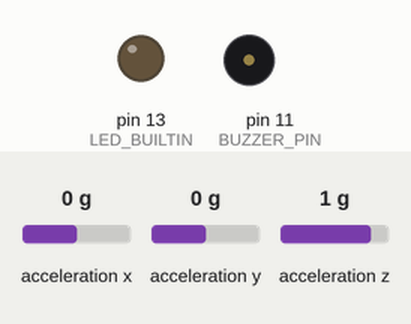
Simulated run of this sketch. Board: Arduino Uno, built with avr-gcc and run on an emulated ATmega328P. Shown: output pins drawn as LEDs (lit = HIGH), buzzer (waves = sounding, pin HIGH). Wiring (inferred from the names in the program): MPU-6050 motion sensor at I2C address 0x68. The test bench sets the inputs (shaded band); at power-on: acceleration x 0 g, acceleration y 0 g, acceleration z 1 g.

Above: at 4.0 s.
At 13.0 s:
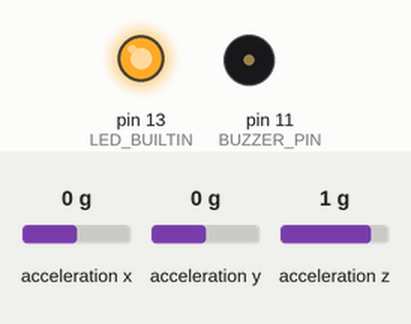
Timing chart, 0 to 23.5 s (numbered marks = the images above):
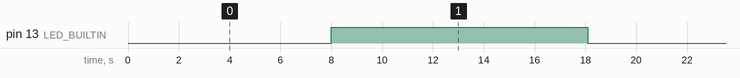

Measured:
- by itself, pin 13 (LED_BUILTIN): alternates HIGH for 10.1 s and LOW for 8.0 s

The sketch:

zapocet.ino
```cpp
#include <LowPower.h>
#include <Wire.h>
#include "mpu_regs.h"

#define SITTIN_DURATION_MAX_MIN 1

#define BUZZER_PIN          11
#define MEASURES_PERIOD_S   8
#define MEASURES_DURATION_S 10
#define SENSOR_TOLERANCE    0x002f

constexpr int number_of_8s_cycles = MEASURES_PERIOD_S / 8;
constexpr int sitting_cycles_limit = SITTIN_DURATION_MAX_MIN * 60 / (number_of_8s_cycles * 8);

class Sensor{
  int addr;
  int init_x;
  int init_y;
  int init_z;
  int read(int addr, int count){
    Wire.beginTransmission(MPU_6050_I2C_ADDR);
    Wire.write(addr);
    Wire.endTransmission(false);
    Wire.requestFrom(MPU_6050_I2C_ADDR, count);
    int final= 0;
    for(int i = 0; i < count; ++i){
      final += Wire.read() << 8*(count - 1 - i);
    }
    return final;
  }
  void read_all(){
    x = read(REG_AX_H, 2);
    y = read(REG_AY_H, 2);
    z = read(REG_AZ_H, 2);
  }
 public:
  int x = 0;
  int y = 0;
  int z = 0;
  Sensor(bool AD0 = false){
    addr = MPU_6050_I2C_ADDR | (AD0 ? 1 : 0);
  }
  void init(){
    Wire.begin();
    Wire.setClock(400000);

    wake(false);

    //set minimal sensitivity
    Wire.beginTransmission(MPU_6050_I2C_ADDR);
    Wire.write(REG_A_CFG);
    Wire.write(A_CFG_16G);
    Wire.endTransmission();

    set_this_state_as_stationary();
  }
  void set_this_state_as_stationary(){
    init_x = read(REG_AX_H, 2);
    init_y = read(REG_AY_H, 2);
    init_z = read(REG_AZ_H, 2);
  }
  void sleep(){
    Wire.beginTransmission(addr);
    Wire.write(REG_PWR_MGMT_1);
    Wire.write(0b01011000);   //reset = 0,    sleep = 1, cycle = 0, gyro_standby = 1
                              //temp_dis = 1, clock_src = 0 (internal)
    Wire.endTransmission();
  }
  void wake(bool endTrans = true){
    Wire.beginTransmission(addr);
    Wire.write(REG_PWR_MGMT_1);
    Wire.write(0b00011000);   //reset = 0,    sleep = 0, cycle = 0, gyro_standby = 1
                              //temp_dis = 1, clock_src = 0 (internal)
    Wire.endTransmission(false);
    Wire.write(REG_USER_CTRL);
    Wire.write(USER_CTRL_SIG_COND_RESET);
    Wire.endTransmission(endTrans);
  }
  bool moved(){
    read_all();
    return (abs(x - init_x) > SENSOR_TOLERANCE)
        || (abs(y - init_y) > SENSOR_TOLERANCE)
        || (abs(z - init_z) > SENSOR_TOLERANCE);
  }
  bool moved(long measure_for){
    set_this_state_as_stationary();
    long start_time = millis();
    while(millis() < start_time + measure_for){
      if(moved()) return true;
    }
    return false;
  }
};

class Led{
 public:
  void init(){
    pinMode(LED_BUILTIN, OUTPUT);
  }
  void On(long length = 0){
    digitalWrite(LED_BUILTIN, HIGH);
    delay(length);
  }
  void Off(long length = 0){
    digitalWrite(LED_BUILTIN, LOW);
    delay(length);
  }
  void Blink(unsigned long period, int count){
    for(int i = 0; i < count; ++i){
      digitalWrite(LED_BUILTIN, HIGH);
      delay(period);
      digitalWrite(LED_BUILTIN, LOW);
      delay(period);
    }
  }
};

class Signaler{
 public:
  virtual void init();
  virtual void signal(int);
};

class LedSignaler : Signaler{
  Led led{};
 public:
  void init() override {
    led.init();
  }
  void signal(int blinkCount = 1) override{
    for(int i = 0; i < blinkCount; ++i){
      led.On(100);
      led.Off(100);
    }
  }
};

class BuzzerSignaler : Signaler{
 public:
  void init() override{
    pinMode(BUZZER_PIN, OUTPUT);
    digitalWrite(BUZZER_PIN, LOW);
  }
  void signal(int time = 1) override{
    digitalWrite(BUZZER_PIN, HIGH);
    delay(100*time);
    digitalWrite(BUZZER_PIN, LOW);
  }
};

class PeripheriesManager{
  Sensor sensor{};
  LedSignaler ledSignaler{};
  BuzzerSignaler buzzer{};

  int sitting_for = 0;
 public:
  void init(){
    sensor.init();
    ledSignaler.init();
    buzzer.init();
    sensor.sleep();
  }
  void signal_if_sitting_too_long(){
    sensor.wake();
    delay(100);    //wait for accelerometer to measure
    if(sensor.moved(1000 * MEASURES_DURATION_S)){
      sitting_for++;
      ledSignaler.signal(2);
    }
    else
      sitting_for = 0;

    if(sitting_for >= sitting_cycles_limit){
      sitting_for = 0;
      buzzer.signal(5);
    }
    sensor.sleep();
  }
};

PeripheriesManager peripheries{};
Led led{};

void setup() {
  // put your setup code here, to run once:
  peripheries.init();
  led.init();
}

void loop() {
  for(int i = 0; i<number_of_8s_cycles; ++i)
    LowPower.powerDown(SLEEP_8S, ADC_ON, BOD_OFF);


  led.On();
  peripheries.signal_if_sitting_too_long();
  led.Off();
}
```

mpu_regs.h
```cpp
/*
 *******************************************************************************
 *                              Register Symbols                               *
 *******************************************************************************
*/

//I2C address
#define MPU_6050_I2C_ADDR 0b1101000

// BIT_ masks
#define BIT_0 (1 << 0)
#define BIT_1 (1 << 1)
#define BIT_2 (1 << 2)
#define BIT_3 (1 << 3)
#define BIT_4 (1 << 4)
#define BIT_5 (1 << 5)
#define BIT_6 (1 << 6)
#define BIT_7 (1 << 7)

// [R] Accelerometer registers (X,Y,Z)
#define REG_AX_L 0x3C
#define REG_AX_H 0x3B
#define REG_AY_L 0x3E
#define REG_AY_H 0x3D
#define REG_AZ_L 0x40
#define REG_AZ_H 0x3F

// [R] Gyroscope registers (X,Y,Z)
#define REG_GX_L 0x44
#define REG_GX_H 0x43
#define REG_GY_L 0x46
#define REG_GY_H 0x45
#define REG_GZ_L 0x48
#define REG_GZ_H 0x47

// [R+W] Accelerometer configuration register + mode masks
#define REG_A_CFG 0x1C
#define A_CFG_2G 0x0
#define A_CFG_4G BIT_3
#define A_CFG_8G BIT_4
#define A_CFG_16G (BIT_3 | BIT_4)

// [R+W] Gyroscope configuration register + mode masks
#define REG_G_CFG 0x1B
#define G_CFG_250 0x0
#define G_CFG_500 BIT_3
#define G_CFG_1000 BIT_4
#define G_CFG_2000 (BIT_3 | BIT_4)

// [R+W] Power management (1) register + mode masks
#define REG_PWR_MGMT_1 0x6B
#define PWR_MGMT_1_RESET BIT_7
#define PWR_MGMT_1_SLEEP BIT_6

// [R+W] FIFO configuration register + mode masks
#define REG_FIFO_CFG 0x23
#define FIFO_CFG_TEMP BIT_7
#define FIFO_CFG_GX BIT_6
#define FIFO_CFG_GY BIT_5
#define FIFO_CFG_GZ BIT_4
#define FIFO_CFG_AXYZ BIT_3

// [R] FIFO count registers
#define REG_FIFO_COUNT_L 0x73
#define REG_FIFO_COUNT_H 0x72

// [R/W] FIFO output register
#define REG_FIFO 0x74

// [R+W] Sample-rate divider register
#define REG_SAMPLE_RATE_DIV 0x19

// [R+W] DLFP configuration register + masks
#define REG_DLFP_CFG 0x1A
#define DLFP_CFG_FILTER_0 0x0  // A{260Hz,0.0ms} G{256Hz 0.98ms} Fs=8kHz
#define DLFP_CFG_FILTER_1 0x1  // A{184Hz,2.0ms} G{188Hz 1.9ms}  Fs=1kHz
#define DLFP_CFG_FILTER_2 0x2  // A{94Hz, 3.0ms} G{98Hz  2.8ms}  Fs=1kHz
#define DLFP_CFG_FILTER_3 0x3  // A{44Hz, 4.9ms} G{42Hz, 4.8ms}  Fs=1kHz
#define DLFP_CFG_FILTER_4 0x4  // A{21Hz, 8.5ms} G{20Hz, 8.3ms}  Fs=1kHz
#define DLFP_CFG_FILTER_5 0x5  // A{10Hz,13.8ms} G{10Hz,13.4ms}  Fs=1kHz
#define DLFP_CFG_FILTER_6 0x6  // A{ 5Hz,19.0ms} G{ 5Hz,18.6ms}  Fs=1kHz

// [R+W] Interrupt enable register + masks
#define REG_INTR_EN 0x38
#define INTR_EN_DATA_RDY BIT_0
#define INTR_EN_FIFO_OFL BIT_4

// [R+W] Interrupt configuration register + masks
#define REG_INTR_CFG 0x37
#define INTR_CFG_ACTIVE_LOW BIT_7
#define INTR_CFG_OPEN_DRAIN BIT_6
#define INTR_CFG_LATCHING BIT_5
#define INTR_CFG_ANY_CLR BIT_4
#define INTR_CFG_FSYNC_LVL BIT_3
#define INTR_CFG_FSYNC_EN BIT_2
#define INTR_CFG_FSYNC_BYPASS BIT_1

// [R] Interrupt status register
#define REG_INTR_STATUS 0x3A

// [R+W] User control register + masks
#define REG_USER_CTRL 0x6A
#define USER_CTRL_FIFO_EN BIT_6
#define USER_CTRL_FIFO_RST BIT_2
#define USER_CTRL_SIG_COND_RESET BIT_0
```
